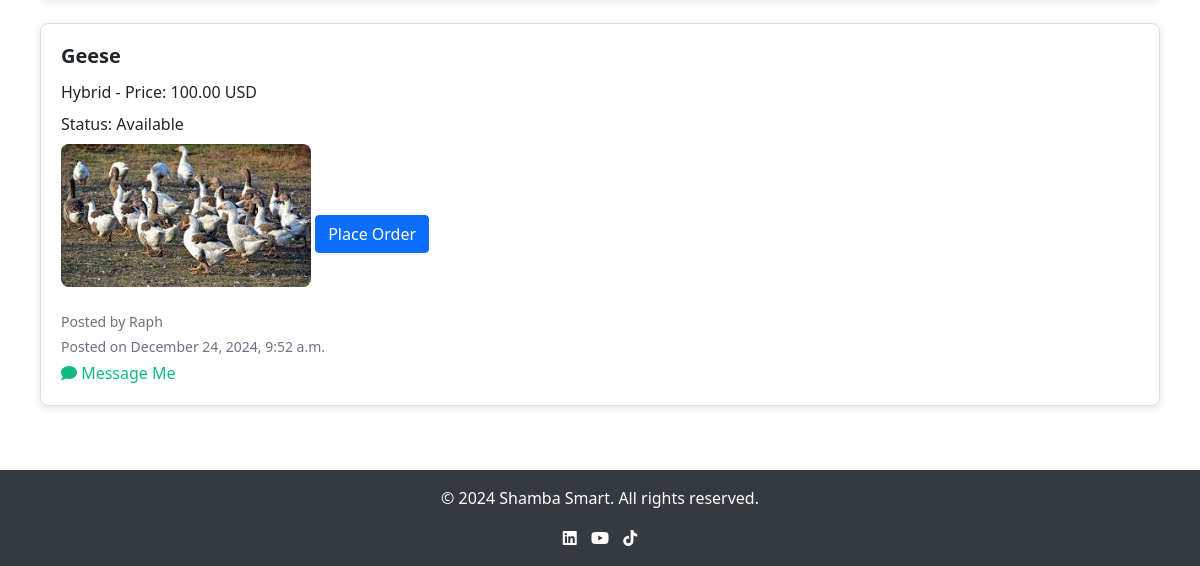
Page /market/ (signed in, lower part) on the earlier database version.
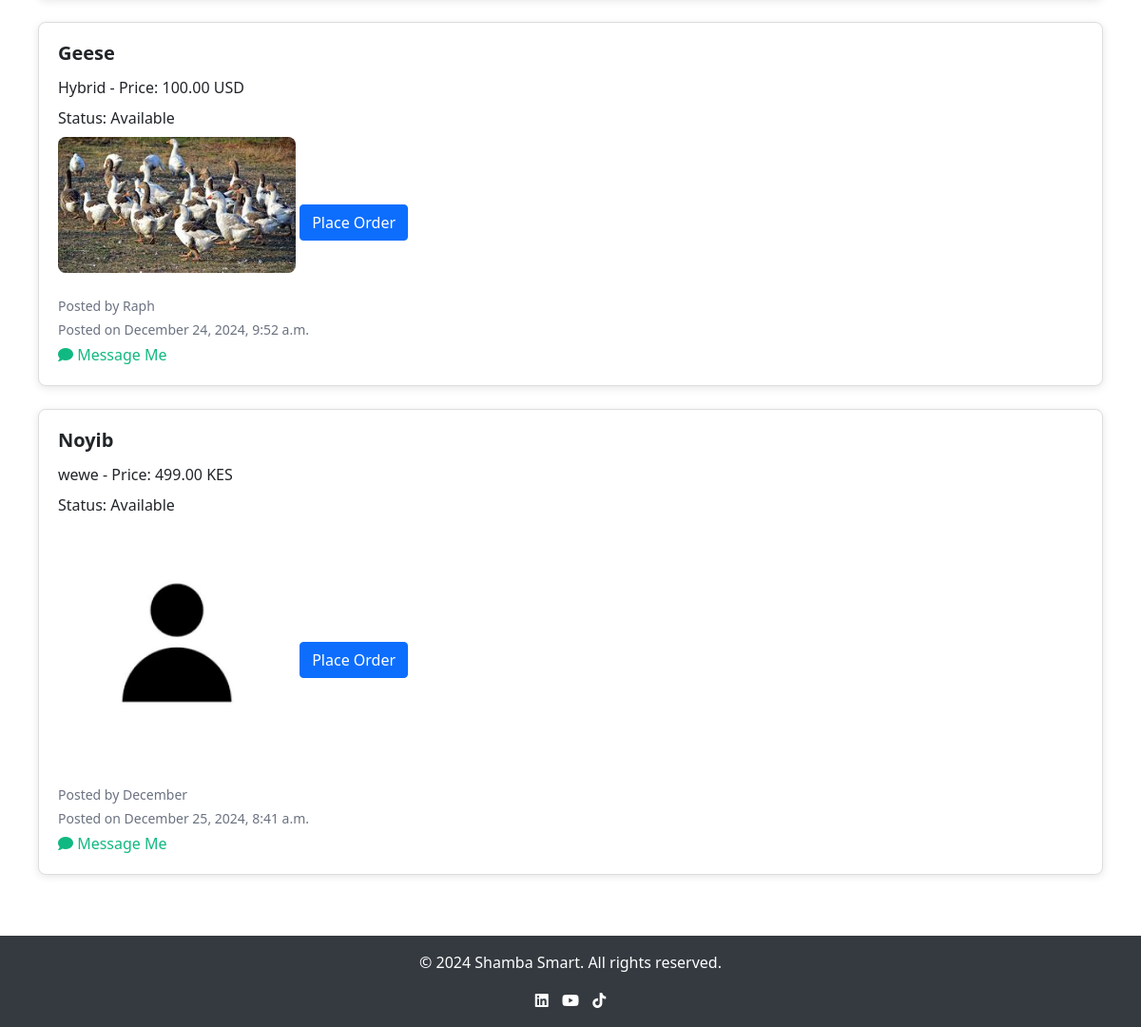
Same page on the later database version.
### Shamba/models.py (models this page shows, shortened)
class MarketListing(models.Model):
    product_name = models.CharField(max_length=200)
    description = models.TextField()
    price = models.DecimalField(max_digits=10, decimal_places=2)
    farmer = models.ForeignKey(CustomUser, on_delete=models.CASCADE,
                               related_name="products")
    currency = models.CharField(
        max_length=3,
        choices=[('USD', 'USD'), ('KES', 'KES'), ('EUR', 'EUR')],
        default='KES'
    )
    status = models.CharField(
        max_length=50,
        choices=[('Available', 'Available'), ('Sold', 'Sold')],
        default='Available'
    )
    created_at = models.DateTimeField(auto_now_add=True)
    updated_at = models.DateTimeField(auto_now=True)
    image = models.ImageField(upload_to='product_images/', null=True,
                              blank=True)

class CustomUser(AbstractUser):
    FARMER = 'Farmer'
    PROFESSIONAL = 'Professional'
    ROLE_CHOICES = [
        (FARMER, 'Farmer'),
        (PROFESSIONAL, 'Professional'),
    ]
    role = models.CharField(max_length=50, choices=ROLE_CHOICES,
                            default=FARMER)
    profile_picture = models.ImageField(
        default='images/default_profile.png',
        upload_to='profile_pics/',
        null=True,
        blank=True
    )
    phone_number = models.CharField(max_length=15, null=True, blank=True)
    bio = models.TextField(null=True, blank=True)
    location = models.CharField(max_length=255, null=True, blank=True)
    linkedin = models.URLField(null=True, blank=True)
    x = models.URLField(null=True, blank=True)
    facebook = models.URLField(null=True, blank=True)
    whatsapp = models.CharField(max_length=15, null=True, blank=True)

### Shamba/views.py (the view)
# urls.py: path('market/', views.market, name='market'),
@login_required
def market(request):
    listings = MarketListing.objects.filter(status='Available')
    return render(request, 'market.html', {'listings': listings})

### Shamba/templates/market.html (shortened to what this page needs)
{% extends "home.html" %}
{% block content %}
<head>
</head>
<div class="container">
    {% for listing in listings %}
        <div class="product-card">
            <h3 class="text-xl font-semibold">{{ listing.product_name }}</h3>
            <p>{{ listing.description }} - Price: {{ listing.price }} {{ listing.currency }}</p>
            <p>Status: {{ listing.get_status_display }}</p>
            {% if listing.image %}
                <img src="{{ listing.image.url }}" alt="{{ listing.product_name }}">
            {% endif %}
            {% if user.is_authenticated %}
                <a href="{% url 'place_order' listing.id %}" class="btn btn-primary mt-4">Place Order</a>
            {% endif %}
            <div class="actions">
                {% if user.is_authenticated %}
                    {% if listing.farmer == user %}
                        <div>
                            <a href="{% url 'edit_product' listing.id %}" class="text-blue-600 hover:text-blue-700">Edit</a> |
                            <a href="{% url 'delete_product' listing.id %}" class="delete hover:text-red-700">Delete</a>
                        </div>
                    {% else %}
                        <div class="posted-by">
                            <span class="font-semibold">Posted by {{ listing.farmer.username }}</span>
                            {% load tz %}
                            <span class="text-sm text-gray-500">
                                Posted on {{ listing.created_at|localtime|date:"F j, Y, g:i a" }}
                            </span>
                            <a href="{% url 'send_message_user' listing.farmer.id %}?next={% url 'market' %}" class="message flex items-center">
                                <i class="fas fa-comment text-xs mr-2"></i>
                                Message Me
                            </a>
                        </div>
                    {% endif %}
                {% endif %}
            </div>
        </div>
    {% endfor %}
</div>
{% endblock %}

### Shamba/templates/home.html (shortened to what this page needs)
{% extends 'base.html' %}
{% load static %}

### Shamba/templates/base.html (shortened to what this page needs)
{% load static %}
<!DOCTYPE html>
<html lang="en">
<head>
    <link rel="stylesheet" href="https://cdnjs.cloudflare.com/ajax/libs/font-awesome/6.0.0-beta3/css/all.min.css">
    <link rel="stylesheet" href="https://cdnjs.cloudflare.com/ajax/libs/bootstrap/5.1.3/css/bootstrap.min.css">
</head>
<body>
    <main class="container mt-4">
        {% block content %}
        {% endblock %}
    </main>
    <footer>
        <p>&copy; 2024 Shamba Smart. All rights reserved.</p>
        <div>
            <a href="https://www.linkedin.com" target="blank" style="color: #fff; margin-right: 10px;">
                <i class="fab fa-linkedin"></i>
            </a>
            <a href="https://www.youtube.com" target="blank" style="color: #fff; margin-right: 10px;">
                <i class="fab fa-youtube"></i>
            </a>
            <a href="https://www.tiktok.com" target="blank" style="color: #fff;">
                <i class="fab fa-tiktok"></i>
            </a>
        </div>
    </footer>
</body>
</html>

### Shamba/templates/base.html (style rules this page uses)
html, body { height: 100%; margin: 0; display: flex; flex-direction: column; }
body { min-height: 100%; }
main { flex: 1; }
footer { background-color: #343a40; color: white; text-align: center; padding: 1rem 0; margin-top: auto; }

### Shamba/templates/market.html (style rules this page uses)
.container { max-width: 1200px; margin: 0 auto; padding: 20px; }
.product-card { margin-bottom: 24px; padding: 20px; border: 1px solid #ddd; border-radius: 8px; box-shadow: 0 2px 8px rgba(0, 0, 0, 0.1); transition: transform 0.3s ease, box-shadow 0.3s ease, background-color 0.3s ease; background-color: white; }
.product-card h3 { font-size: 1.25rem; font-weight: 600; margin-bottom: 12px; }
.product-card p { font-size: 1rem; margin-bottom: 8px; }
.product-card img { width: 100%; max-width: 250px; height: auto; border-radius: 8px; margin-bottom: 12px; object-fit: cover; }
a { text-decoration: none; font-weight: 500; color: #1D4ED8; }
a.message { color: #10B981; }
.product-card .actions { display: flex; justify-content: space-between; margin-top: 12px; }
.product-card .posted-by { display: flex; flex-direction: column; align-items: flex-start; }
.product-card .posted-by span { font-size: 0.875rem; color: #6B7280; }
.product-card .actions a { margin-right: 8px; }
.product-card .posted-by > span { margin-bottom: 4px; }

Differences in the rows shown:
added MarketListing: product_name "Noyib", description "wewe", price "499.00", currency "KES", status "Available", image (placeholder picture), farmer.username "December", created_at "December 25, 2024, 8:41 a.m."
